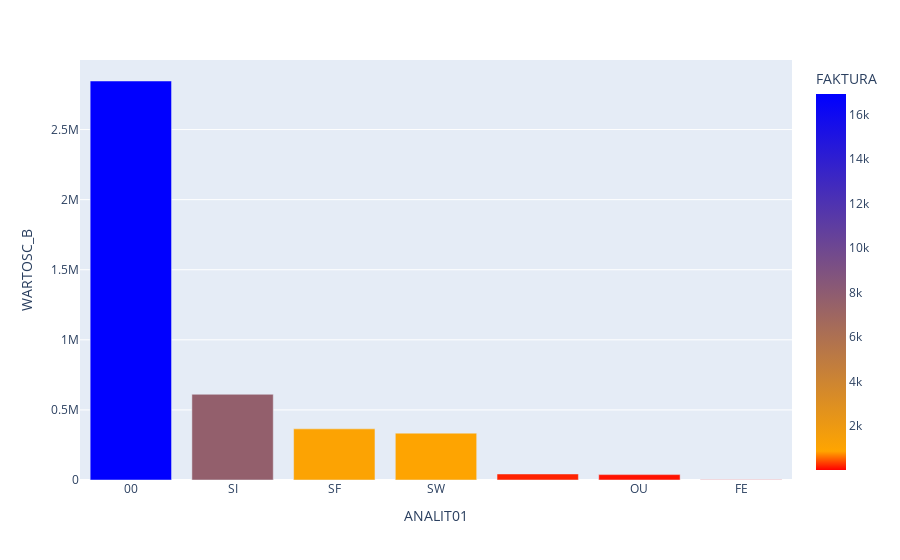

This figure's notebook cell:
### Code cell
fig=px.bar(df_ff.groupby('ANALIT01').agg({'FAKTURA':'nunique',
                                               'WARTOSC_B':'sum'}).sort_values(by='WARTOSC_B', ascending=False).reset_index(),
           x='ANALIT01',
           y='WARTOSC_B',
           color='FAKTURA',
          color_continuous_scale=[[0,'red'],[0.05,'orange'],[1,'blue']])
fig.show()
fig=px.bar(df_ff.loc[df_ff['FAKTURA_FK']!=' '].groupby('ANALIT01').agg({'FAKTURA':'nunique',
                                                                           'WARTOSC_B':'sum'}).sort_values(by='WARTOSC_B', ascending=False).reset_index(),
           x='ANALIT01',
           y='WARTOSC_B',
           color='FAKTURA',
          color_continuous_scale=[[0,'red'],[0.5,'orange'],[1,'blue']])
fig.show()

### Figure 1 — Plotly figure (JSON) as saved in the notebook; plotly's stock layout.template omitted (floating-point values rounded to 4 significant figures)
{"data": [{"alignmentgroup": "True", "hovertemplate": "ANALIT01=%{x}<br>WARTOSC_B=%{y}<br>FAKTURA=%{marker.color}<extra></extra>", "legendgroup": "", "marker": {"color": [16914, 7675, 1057, 918, 190, 107, 17], "coloraxis": "coloraxis", "pattern": {"shape": ""}}, "name": "", "offsetgroup": "", "orientation": "v", "showlegend": false, "textposition": "auto", "type": "bar", "x": ["00", "SI", "SF", "SW", " ", "OU", "FE"], "xaxis": "x", "y": [2846000.0, 611500.0, 364900.0, 334300.0, 43050.0, 38360.0, 2179.0], "yaxis": "y"}], "layout": {"autosize": true, "barmode": "relative", "coloraxis": {"colorbar": {"title": {"text": "FAKTURA"}}, "colorscale": [[0, "red"], [0.05, "orange"], [1, "blue"]]}, "legend": {"tracegroupgap": 0}, "margin": {"t": 60}, "xaxis": {"anchor": "y", "autorange": true, "domain": [0, 1], "range": [-0.5, 6.5], "title": {"text": "ANALIT01"}, "type": "category"}, "yaxis": {"anchor": "x", "autorange": true, "domain": [0, 1], "range": [0, 2996000.0], "title": {"text": "WARTOSC_B"}, "type": "linear"}}}
